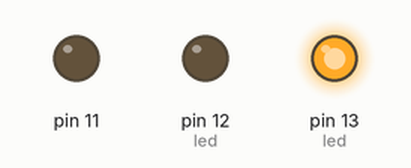
The sketch below on a simulated Arduino Uno, built with avr-gcc and run on an emulated ATmega328P. Parts: output pins drawn as LEDs (lit = HIGH).

Above: at 0.1 s.
At 8.1 s:
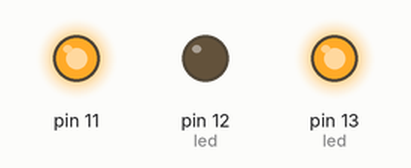
At 15.5 s:
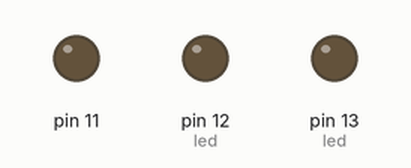
At 24.9 s:
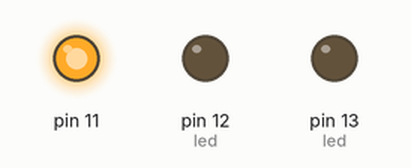
At 30.9 s:
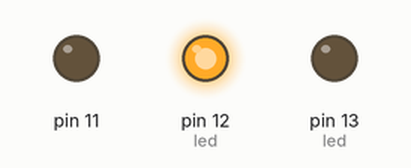
Timing chart, 0 to 31.2 s (numbered marks = the images above):
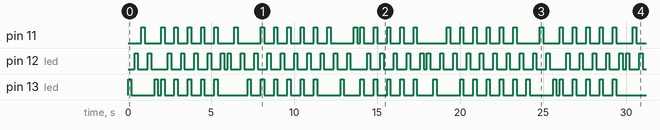

The sketch:

Ejemplo4.ino
```cpp
int led = 13, sentido=1, pausa=200;
int cont = 0;
int programa = 1;
void setup() {
  pinMode(13,OUTPUT);
  pinMode(12,OUTPUT);
  pinMode(11,OUTPUT);
}

void loop() {
  cont++;
  if (programa==1){
    subprograma1();
  }

  if(programa==2){
    subprograma2();
  }

  if (cont==5){
    cont=0;
    if (programa==1){
      programa=2;
    }else if (programa==2){
      programa=1;
    }
  }
}

void subprograma1(){
  digitalWrite(led,1);
  delay(pausa);
  digitalWrite(led,0);
  delay(pausa);

  if (sentido == 1){
    led--;
    if (led==10){
      led=12;
      sentido=2;
    }
  }else if(sentido ==2){
    led++;
    if (led==14){
      led=12;
      sentido=1;
    }
  }
}

void subprograma2(){
  digitalWrite(13,1);
  digitalWrite(11,1);
  delay(pausa);
  digitalWrite(13,0);
  digitalWrite(11,0);
  delay(pausa);
  digitalWrite(12,1);
  delay(pausa);
  digitalWrite(12,0);
  delay(pausa);

}
```

Measured:
- by itself, pin 11, pin 13 (led): moves between LOW and HIGH, repeating every 24.0 s
- by itself, pin 12 (led): moves between LOW and HIGH, repeating every 12.0 s
- by itself, everything shown: repeats every 24.0 s, in 120 steps
